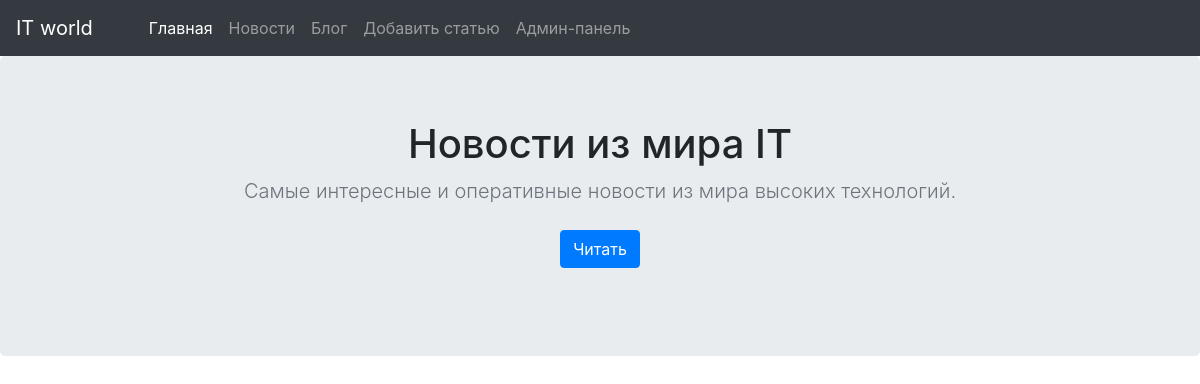
The app's page /news, older data.
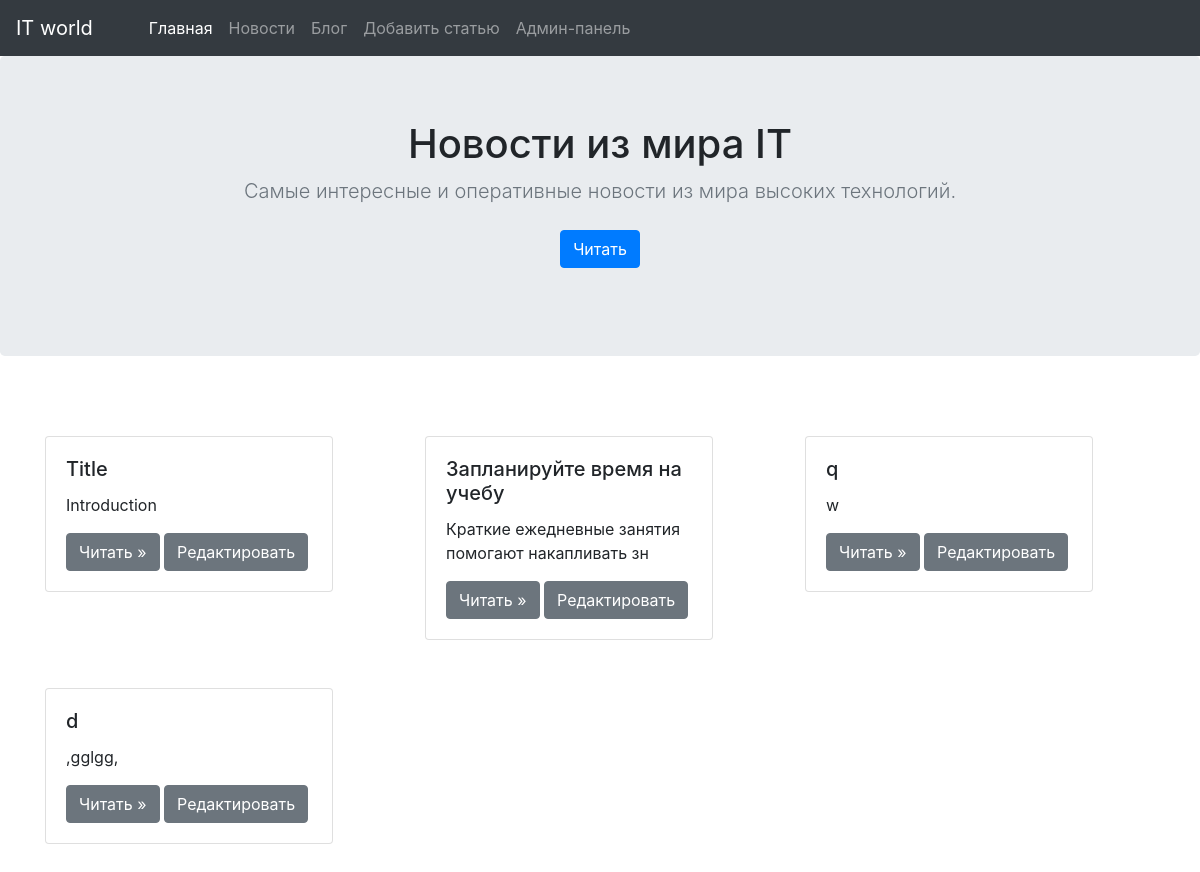
The same page, newer data.
### app.py (models this page shows)
class Article(db.Model):
    id = db.Column(db.Integer, primary_key = True)
    category_id = db.Column(db.Integer, db.ForeignKey("category.id"))
    title = db.Column(db.String(50), nullable = False, unique = True)
    introduction = db.Column(db.String(100), nullable = False)
    text = db.Column(db.Text(), nullable = False)
    pub_date = db.Column(db.DateTime, default = datetime.utcnow)

### app.py (the view)
@app.route("/news")
def news():
    category = Category.query.filter_by(name="News").first()
    articles = Article.query.filter_by(category_id=category.id)
    return render_template("news.html", articles=articles)

### templates/news.html (shortened to what this page needs)
{% extends "base.html" %}
{% block content %}
    <main class="main">
        <section class="jumbotron text-center">
            <div class="container">
                <h1 class="jumbotron-heading">Новости из мира IT</h1>
                <p class="lead text-muted">
                Самые интересные и оперативные новости из мира высоких технологий.
                </p>
                <p id="menu">
                    <a href="#anchor" class="btn btn-primary my-2">Читать</a>
                </p>
            </div>
        </section>
        <div class="album py-5">
            <div class="container">
                {% if articles %}
                    <div class="row" id="anchor">
                        {% for article in articles %}
                            <div class="col mb-5">
                                <div class="card" style="width: 18rem;">
                                    <div class="card-body">
                                        <h5 class="card-title">{{ article.title }}</h5>
                                            <p class="card-text">{{ article.introduction[:50].strip() }}</p>
                                            <a class="btn btn-secondary"
                                                href="{{ url_for('detailed_post', article_id=article.id ) }}"
                                                role="button">Читать »</a>
                                            <a href="{{ url_for('edit_post', article_id=article.id, previous='news') }}"
                                            class="btn btn-secondary">Редактировать</a>
                                    </div>
                                </div>
                            </div>
                        {% endfor %}
                    </div>
                {% else %}
                     <h2>Статей на сайте нет!</h2>
                {% endif %}
            </div>
        </div>
    </main>
{% endblock %}

Row changes from the older to the newer data that the page shows:
added Article: title "Title", introduction "Introduction"
added Article: title "Запланируйте время на учебу", introduction "Краткие ежедневные занятия помогают накапливать зн"
added Article: title "q", introduction "w"
added Article: title "d", introduction ",gglgg,"
